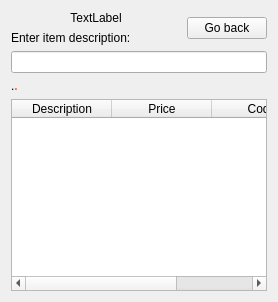
      <widget class="QWidget" name="page_Search">
       <layout class="QGridLayout">
        <item row="0" column="0">
         <widget class="QLabel" name="labelImageSearch">
          <property name="sizePolicy">
           <sizepolicy hsizetype="MinimumExpanding" vsizetype="Minimum">
            <horstretch>0</horstretch>
            <verstretch>0</verstretch>
           </sizepolicy>
          </property>
          <property name="text">
           <string>TextLabel</string>
          </property>
          <property name="alignment">
           <set>Qt::AlignCenter</set>
          </property>
         </widget>
        </item>
        <item row="0" column="1" rowspan="2">
         <widget class="QPushButton" name="buttonSearchDone">
          <property name="enabled">
           <bool>true</bool>
          </property>
          <property name="text">
           <string>Go back</string>
          </property>
         </widget>
        </item>
        <item row="1" column="0">
         <widget class="QLabel" name="label_5">
          <property name="sizePolicy">
           <sizepolicy hsizetype="MinimumExpanding" vsizetype="Fixed">
            <horstretch>0</horstretch>
            <verstretch>0</verstretch>
           </sizepolicy>
          </property>
          <property name="text">
           <string>Enter item description:</string>
          </property>
         </widget>
        </item>
        <item row="2" column="0" colspan="2">
         <widget class="QLineEdit" name="editItemDescSearch">
          <property name="sizePolicy">
           <sizepolicy hsizetype="MinimumExpanding" vsizetype="Fixed">
            <horstretch>0</horstretch>
            <verstretch>0</verstretch>
           </sizepolicy>
          </property>
         </widget>
        </item>
        <item row="3" column="0" colspan="2">
         <widget class="QLabel" name="labelSearchMsg">
          <property name="text">
           <string>&lt;html&gt;&lt;head&gt;&lt;meta name=&quot;qrichtext&quot; content=&quot;1&quot; /&gt;&lt;style type=&quot;text/css&quot;&gt;
p, li { white-space: pre-wrap; }
&lt;/style&gt;&lt;/head&gt;&lt;body style=&quot; font-family:'Sans Serif'; font-size:9pt; font-weight:400; font-style:normal;&quot;&gt;
&lt;p style=&quot; margin-top:0px; margin-bottom:0px; margin-left:0px; margin-right:0px; -qt-block-indent:0; text-indent:0px;&quot;&gt;.&lt;span style=&quot; font-weight:600; color:#ff6347;&quot;&gt;.&lt;/span&gt;&lt;/p&gt;&lt;/body&gt;&lt;/html&gt;</string>
          </property>
          <property name="wordWrap">
           <bool>true</bool>
          </property>
         </widget>
        </item>
        <item row="4" column="0" colspan="2">
         <widget class="QTableWidget" name="tableSearch">
          <property name="editTriggers">
           <set>QAbstractItemView::NoEditTriggers</set>
          </property>
          <property name="alternatingRowColors">
           <bool>false</bool>
          </property>
          <property name="selectionMode">
           <enum>QAbstractItemView::SingleSelection</enum>
          </property>
          <property name="selectionBehavior">
           <enum>QAbstractItemView::SelectRows</enum>
          </property>
          <column>
           <property name="text">
            <string>Description</string>
           </property>
          </column>
          <column>
           <property name="text">
            <string>Price</string>
           </property>
          </column>
          <column>
           <property name="text">
            <string>Code</string>
           </property>
          </column>
         </widget>
        </item>
       </layout>
      </widget>
